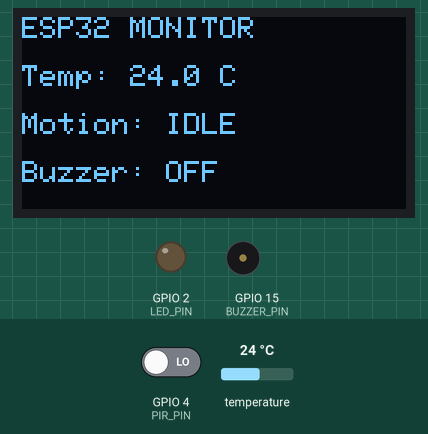
A sketch run on a simulated ESP32. On the bench: 128×64 one-colour display, output pins drawn as LEDs (lit = HIGH), buzzer (waves = sounding). The test bench sets the inputs (shaded band); at power-on: GPIO 4 (PIR_PIN) LOW, temperature 24 °C.

Above: at 2.5 s.
2.6 s: GPIO 4 (PIR_PIN) driven HIGH
At 4.4 s:
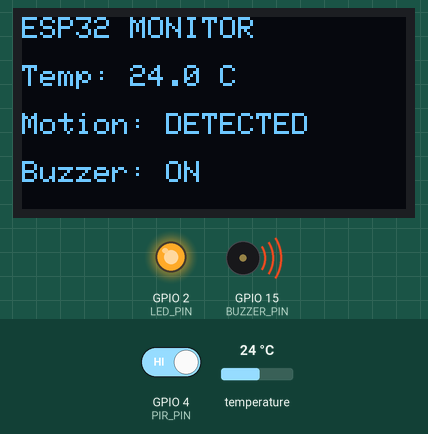
5.3 s: GPIO 4 (PIR_PIN) driven LOW
At 7.9 s:
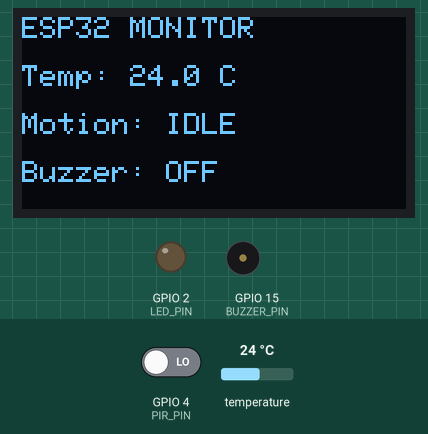
8.2 s: temperature set to 12 °C
At 9.9 s:
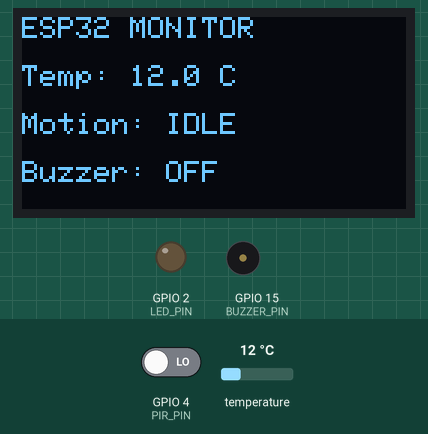
10.2 s: temperature set to 19 °C
12.2 s: temperature set to 28 °C
At 13.8 s:
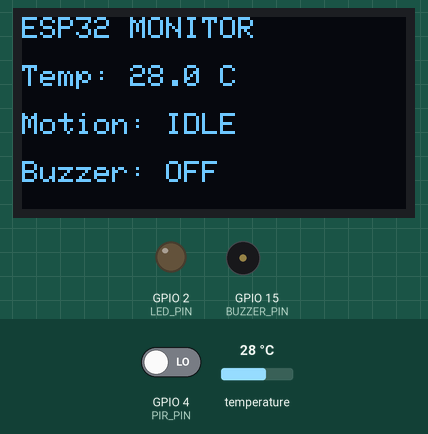
Timing chart, 0 to 15.2 s (numbered marks = the images above; inputs shaded):
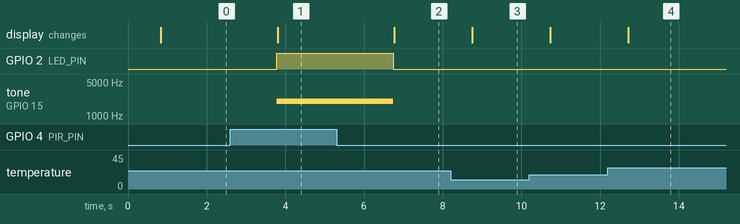

Measured:
- after the input at 2.6 s, GPIO 2 (LED_PIN): LOW → HIGH after 1.2 s; tone on GPIO 15 (BUZZER_PIN): silent → 2000 Hz after 1.2 s; the display: changes after 1.2 s (image 1)
- after the input at 5.3 s, GPIO 2 (LED_PIN): HIGH → LOW after 1.4 s; tone on GPIO 15 (BUZZER_PIN): 2000 Hz → silent after 1.4 s; the display: changes after 1.5 s (image 2)
- after the input at 8.2 s, the display: changes after 0.55 s (image 3)
- after the input at 12.2 s, the display: changes after 0.51 s (image 4)

The sketch:

ESP32_Motion_Temperature_Monitor.ino
```cpp
/********************
 * Project : ESP32 Motion + Temperature Monitor
 * Author  : Milad Mohseni
 ********************/

#include <Wire.h>
#include <OneWire.h>
#include <DallasTemperature.h>
#include <Adafruit_GFX.h>
#include <Adafruit_SSD1306.h>

// -------------------- Pin Definitions --------------------
#define PIR_PIN       4
#define TEMP_PIN      18
#define LED_PIN       2
#define BUZZER_PIN    15

// -------------------- OLED Configuration -----------------
#define SCREEN_WIDTH  128
#define SCREEN_HEIGHT 64
#define OLED_RESET    -1
#define OLED_ADDR     0x3C

Adafruit_SSD1306 display(SCREEN_WIDTH, SCREEN_HEIGHT, &Wire, OLED_RESET);

// -------------------- Temperature Sensor -----------------
OneWire oneWire(TEMP_PIN);
DallasTemperature sensors(&oneWire);

// -------------------- PWM Settings (ESP32 New Core) ------
#define BUZZER_FREQ      2000   // Loud audible frequency
#define BUZZER_RES       8      // 0–255
#define BUZZER_DUTY_ON   220    // Very loud
#define BUZZER_DUTY_OFF  0

float temperatureC = 0.0;
bool motionDetected = false;

void setup() {
  Serial.begin(115200);

  pinMode(PIR_PIN, INPUT);
  pinMode(LED_PIN, OUTPUT);

  // Attach PWM directly to buzzer pin (NEW ESP32 API)
  ledcAttach(BUZZER_PIN, BUZZER_FREQ, BUZZER_RES);
  ledcWrite(BUZZER_PIN, BUZZER_DUTY_OFF);

  sensors.begin();

  Wire.begin(21, 22);
  display.begin(SSD1306_SWITCHCAPVCC, OLED_ADDR);

  display.clearDisplay();
  display.setTextColor(SSD1306_WHITE);
}

void loop() {
  motionDetected = digitalRead(PIR_PIN);

  sensors.requestTemperatures();
  temperatureC = sensors.getTempCByIndex(0);

  // -------- Motion Logic --------
  if (motionDetected) {
    digitalWrite(LED_PIN, HIGH);
    ledcWrite(BUZZER_PIN, BUZZER_DUTY_ON);   // 🔊 Continuous loud beep
  } else {
    digitalWrite(LED_PIN, LOW);
    ledcWrite(BUZZER_PIN, BUZZER_DUTY_OFF);  // Silence
  }

  // -------- OLED Display --------
  display.clearDisplay();
  display.setTextSize(1);

  display.setCursor(0, 0);
  display.println("ESP32 MONITOR");

  display.setCursor(0, 16);
  display.print("Temp: ");
  display.print(temperatureC, 1);
  display.println(" C");

  display.setCursor(0, 32);
  display.print("Motion: ");
  display.println(motionDetected ? "DETECTED" : "IDLE");

  display.setCursor(0, 48);
  display.print("Buzzer: ");
  display.println(motionDetected ? "ON" : "OFF");

  display.display();

  delay(200);
}
```
